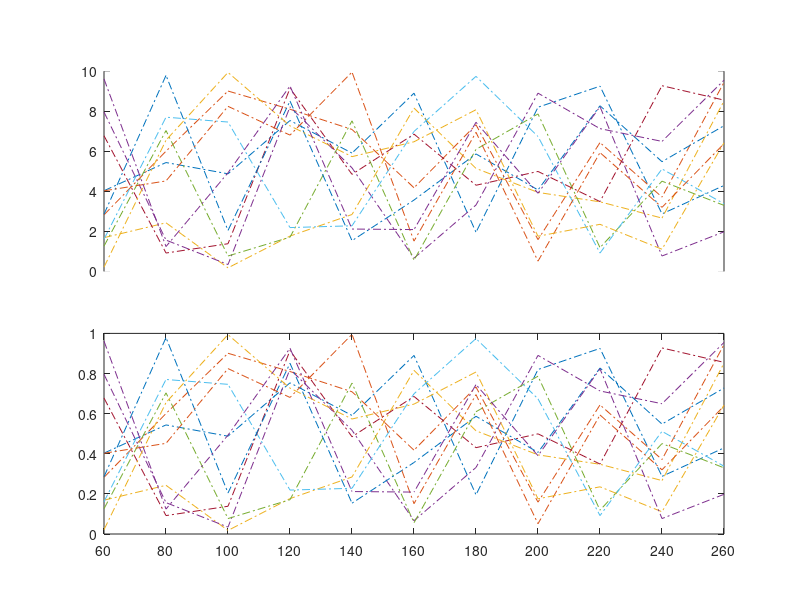

The MATLAB source for this figure:
x=[60:20:260]; %set x axis ticks
y=rand(11);  %get something to plot
h1=subplot(2,1,2); %setup subplot1
plot(x,y,'-.'); %plot subplot1
box on  %  leave only x and y axes
xlim([60 260])  %setup some x axis 
set(h1,'Xtick',x) %set the x axis ticks to show only x
h1_pos = get(h1,'Position'); %get the position data for sublot1.
y2 = 10*y.^2;  %make something up for subplot2
h2=subplot(2,1,1);  %make subplot2
plot(x,10*y,'-.'); %plot subplot2
box on
set(h2,'Xcolor',[1 1 1]) %make the Y axis line white
set(h2,'Xtick',[])
xlim([60 260])  %setup some x axis 
h2_pos=get(h2,'Position'); 
set(h2,'Position',[h1_pos(1) h1_pos(2)+.1+h1_pos(4) h2_pos(3:end)])